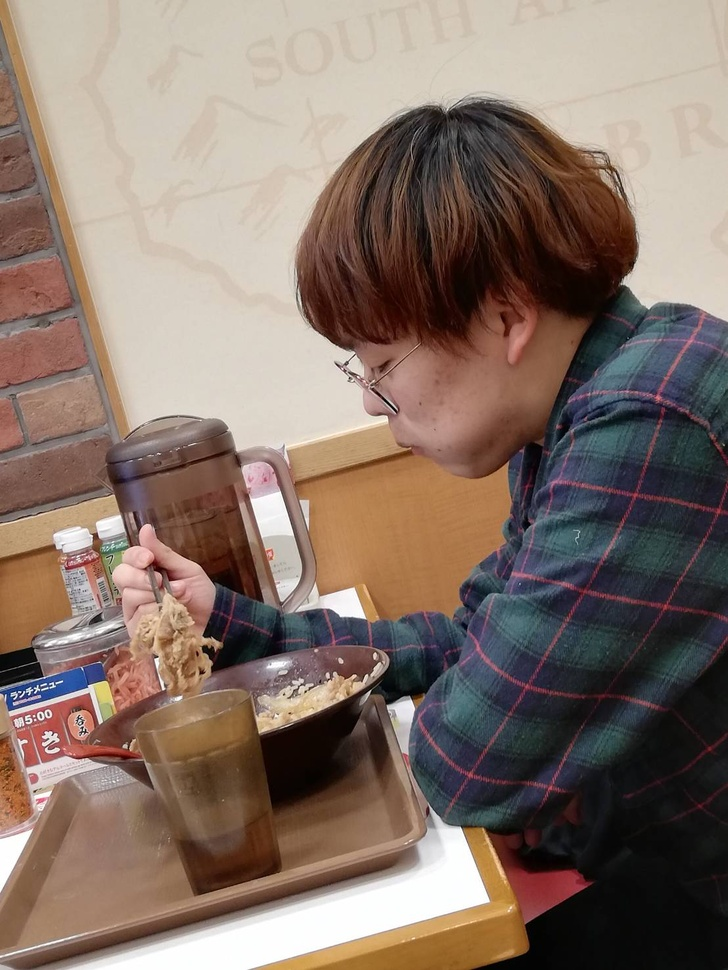
#> input picture python/opencv_trim/sample.jpg, 728 x 970 px, shrunk from 1108 x 1477 before the run
$ python main.py
#> lines starting #> are read from the running program, lines starting #| are printed output that depends on the picture
import cv2
import matplotlib.pyplot as plt

img_bgr = cv2.imread('sample.jpg')
#> img_bgr is the input picture: shape (970, 728, 3); mean B, G, R 104.7, 115.1, 133.2
img_rgb = cv2.cvtColor(img_bgr, cv2.COLOR_BGR2RGB)

size = img_rgb.shape
#> size = (970, 728, 3)
# print(size)

img_trim = img_rgb[:size[0] // 2, :size[1] // 2]
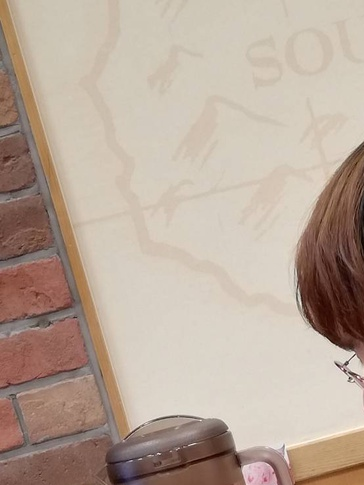
#> img_trim: shape (485, 364, 3); mean R, G, B 185.7, 168.3, 154.3
plt.imshow(img_trim)
plt.show()
